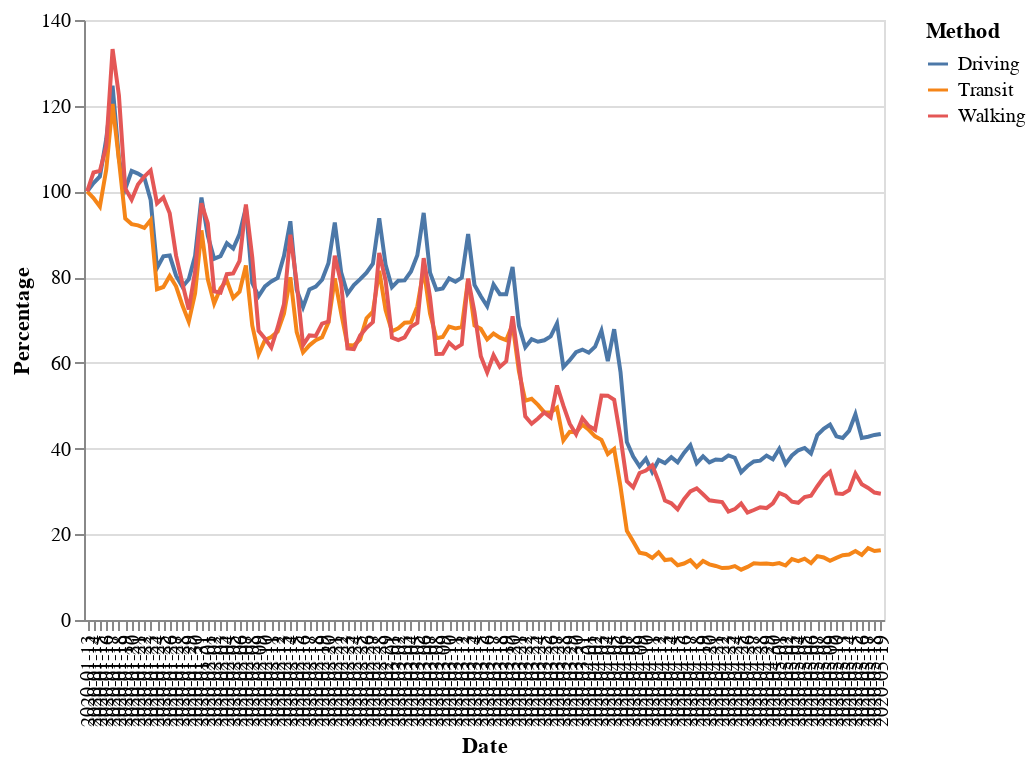

Notebook cell for this chart:
### Code cell
#Using Altair for Lineplot of all three
alt.Chart(singaporeLong).mark_line().encode(
    x = 'Date',
    y = 'Percentage',
    color = 'Method'
)

### Figure 1 — Vega-Lite specification as saved in the notebook (floating-point values rounded to 4 significant figures; data arrays with more than 128 entries replaced by an {"elided": "..."} marker saying what was removed)
{"$schema": "https://vega.github.io/schema/vega-lite/v3.4.0.json", "config": {"mark": {"tooltip": null}, "view": {"height": 300, "width": 400}}, "data": {"name": "data-a25fc1f6f799fb79a86672e20014bc43"}, "datasets": {"data-a25fc1f6f799fb79a86672e20014bc43": {"elided": "378 records"}}, "encoding": {"color": {"field": "Method", "type": "nominal"}, "x": {"field": "Date", "type": "nominal"}, "y": {"field": "Percentage", "type": "quantitative"}}, "mark": "line"}
